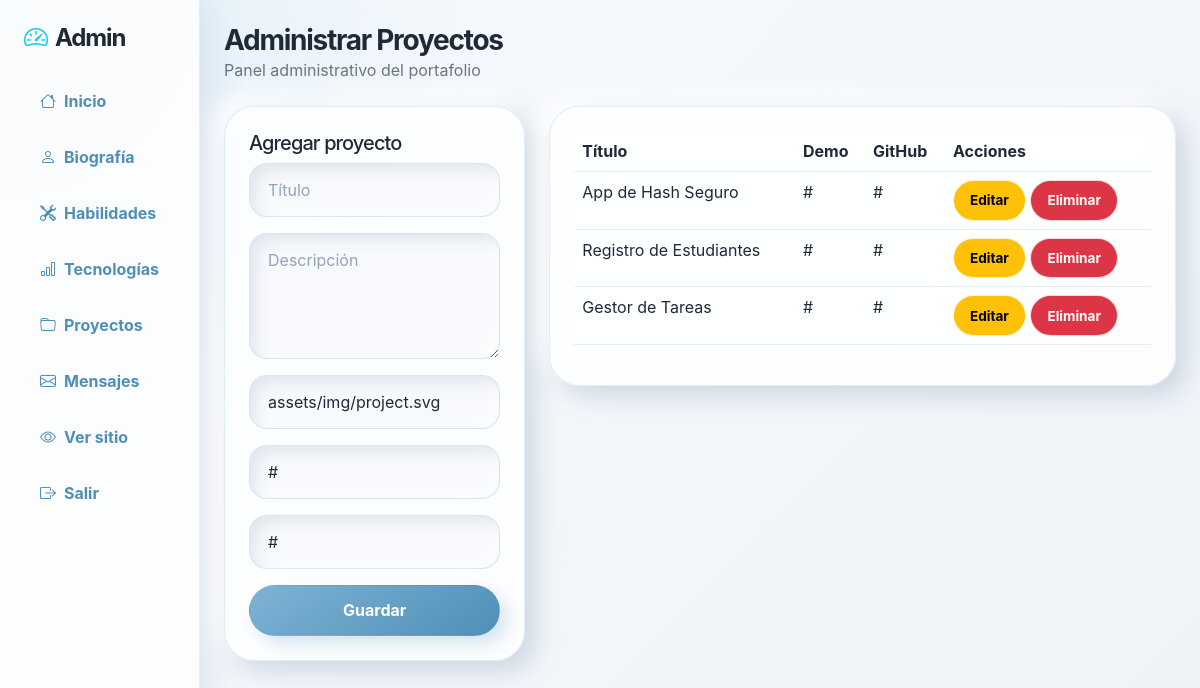
Page /admin/proyectos.php (signed in) on the committed database.
### tables this page shows
CREATE TABLE proyectos (
  id INT AUTO_INCREMENT PRIMARY KEY,
  titulo VARCHAR(150) NOT NULL,
  descripcion TEXT NOT NULL,
  imagen VARCHAR(255) DEFAULT 'assets/img/project.svg',
  demo_url VARCHAR(255) DEFAULT '#',
  github_url VARCHAR(255) DEFAULT '#'
);

### public_html/admin/proyectos.php (the view, shortened to what this page needs)
<?php
require_once '../includes/auth.php'; proteger_admin(); require_once '../includes/conexion.php'; require_once 'partials.php';
$edit = isset($_GET['editar']) ? $conexion->query('SELECT * FROM proyectos WHERE id='.(int)$_GET['editar'])->fetch_assoc() : null;
$items = $conexion->query('SELECT * FROM proyectos ORDER BY id DESC'); admin_header('Administrar Proyectos');
?>
<div class="row g-4"><div class="col-lg-4"><div class="card admin-card p-4"><h5><?= $edit?'Editar':'Agregar' ?> proyecto</h5><form method="POST"><input type="hidden" name="id" value="<?= $edit['id'] ?? '' ?>"><div class="mb-3"><input name="titulo" class="form-control bg-white text-dark" placeholder="Título" value="<?= htmlspecialchars($edit['titulo'] ?? '') ?>" required></div><div class="mb-3"><textarea name="descripcion" rows="4" class="form-control bg-white text-dark" placeholder="Descripción" required><?= htmlspecialchars($edit['descripcion'] ?? '') ?></textarea></div><div class="mb-3"><input name="imagen" class="form-control bg-white text-dark" value="<?= htmlspecialchars($edit['imagen'] ?? 'assets/img/project.svg') ?>" required></div><div class="mb-3"><input name="demo_url" class="form-control bg-white text-dark" placeholder="URL Demo" value="<?= htmlspecialchars($edit['demo_url'] ?? '#') ?>"></div><div class="mb-3"><input name="github_url" class="form-control bg-white text-dark" placeholder="URL GitHub" value="<?= htmlspecialchars($edit['github_url'] ?? '#') ?>"></div><button class="btn btn-primary w-100">Guardar</button></form></div></div><div class="col-lg-8"><div class="card admin-card p-4"><table class="table"><thead><tr><th>Título</th><th>Demo</th><th>GitHub</th><th>Acciones</th></tr></thead><tbody><?php while($r=$items->fetch_assoc()): ?><tr><td><?= htmlspecialchars($r['titulo']) ?></td><td><?= htmlspecialchars($r['demo_url']) ?></td><td><?= htmlspecialchars($r['github_url']) ?></td><td><a class="btn btn-sm btn-warning" href="?editar=<?= $r['id'] ?>">Editar</a> <a class="btn btn-sm btn-danger" onclick="return confirm('¿Eliminar?')" href="?eliminar=<?= $r['id'] ?>">Eliminar</a></td></tr><?php endwhile; ?></tbody></table></div></div></div>

### rows in the picture
proyectos: titulo "App de Hash Seguro", demo_url "#", github_url "#"
proyectos: titulo "Registro de Estudiantes", demo_url "#", github_url "#"
proyectos: titulo "Gestor de Tareas", demo_url "#", github_url "#"

### other values in the picture
$titulo "Administrar Proyectos"
